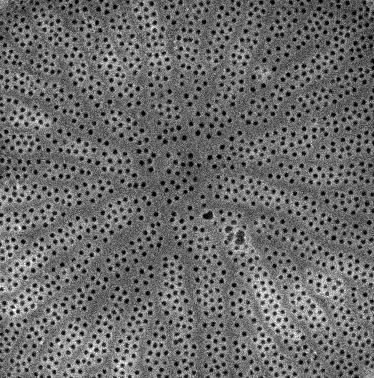
#> input picture work/CNMS/testing thresholds, blurs/cropped_Wild013.tif, 374 x 378 px
$ jupyter execute --allow-errors 'thresholding experimentation pt 1 million.ipynb'
#> lines starting #> are read from the running program, lines starting #| are printed output that depends on the picture; after the words box and inside, x2 and y2 are one past the last pixel; in counts of white or black regions, pixels touching at a corner belong together
[cell 1]
import matplotlib.pyplot as plt
import matplotlib.image as mpimg
from skimage import data
from skimage.filters import try_all_threshold

img=mpimg.imread('cropped_Wild013.tif')
#> img is the input picture: shape (378, 374, 4); mean R, G, B, A 106.6, 106.6, 106.6, 255
original_img = img[:,:,0]

[cell 2]
fig, ax = try_all_threshold(original_img, figsize=(10, 8), verbose=False)
plt.show()
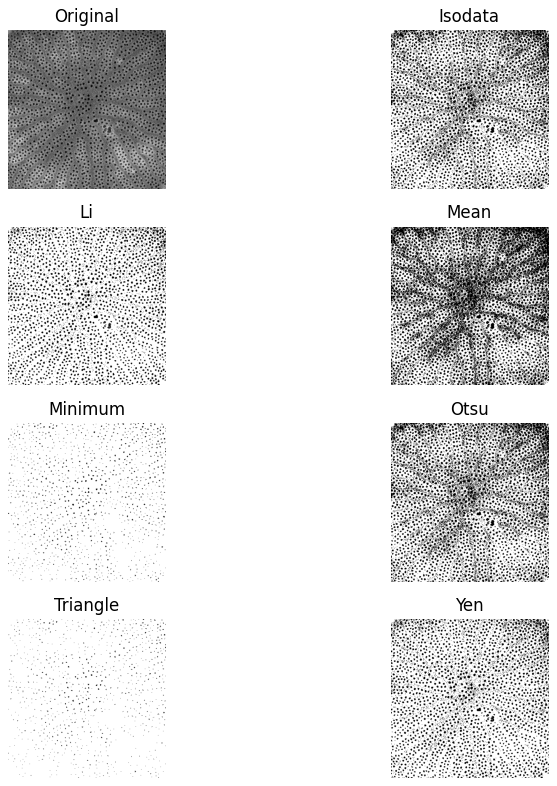
#> figure drawn by matplotlib, 8 panels
#mean seems to work pretty well on this one
#yen looks ok, but it looks better on others

[cell 3]
#change the block size or offset to make it work better?
#we tried both but it didn't seem to help


from skimage.filters import threshold_yen, threshold_local

global_thresh = threshold_yen(original_img)
#> global_thresh = 78
binary_global = original_img > global_thresh
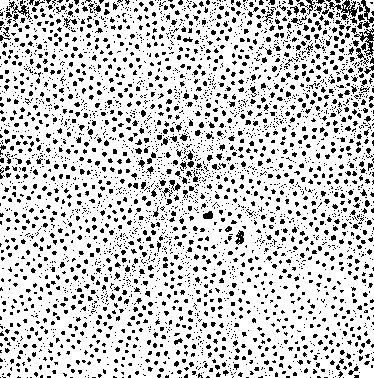
#> binary_global: shape (378, 374) bool; 80.2% white; black in thin lines or dots

block_size = 23
local_thresh = threshold_local(original_img, block_size, offset=10)
binary_local = original_img > local_thresh
#> binary_local: shape (378, 374) bool; 69.1% white; black in thin lines or dots

fig, axes = plt.subplots(nrows=3, figsize=(7, 8))
ax = axes.ravel()
plt.gray()

ax[0].imshow(original_img)
ax[0].set_title('Original')

ax[1].imshow(binary_global)
ax[1].set_title('Global thresholding (yen)')

ax[2].imshow(binary_local)
ax[2].set_title('Local thresholding')

for a in ax:
    a.axis('off')

plt.show()

[cell 4]
#so this does look better when you zoom out but there are way too many dots
#local also takes longer

from skimage.morphology import disk
from skimage.filters import threshold_otsu, rank
from skimage.util import img_as_ubyte
img = img_as_ubyte(original_img)

radius = 13
selem = disk(radius)

local_otsu = rank.otsu(img, selem)
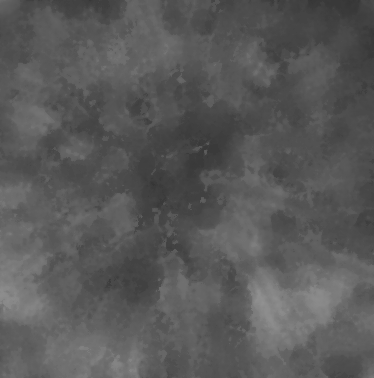
#> local_otsu: shape (378, 374); min 53, max 145, mean 89
threshold_global_otsu = threshold_otsu(img)
#> threshold_global_otsu = 95
global_otsu = img >= threshold_global_otsu
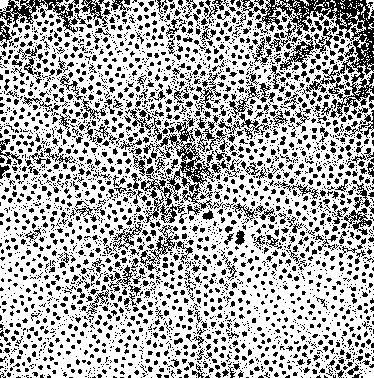
#> global_otsu: shape (378, 374) bool; 67.8% white; black in thin lines or dots

fig, axes = plt.subplots(2, 2, figsize=(8, 5), sharex=True, sharey=True)
ax = axes.ravel()
plt.tight_layout()

fig.colorbar(ax[0].imshow(img, cmap=plt.cm.gray),
             ax=ax[0], orientation='horizontal')
ax[0].set_title('Original')
ax[0].axis('off')

fig.colorbar(ax[1].imshow(local_otsu, cmap=plt.cm.gray),
             ax=ax[1], orientation='horizontal')
ax[1].set_title('Local Otsu (radius=%d)' % radius)
ax[1].axis('off')

ax[2].imshow(img >= local_otsu, cmap=plt.cm.gray)
ax[2].set_title('Original >= Local Otsu' % threshold_global_otsu)
ax[2].axis('off')

ax[3].imshow(global_otsu, cmap=plt.cm.gray)
ax[3].set_title('Global Otsu (threshold = %d)' % threshold_global_otsu)
ax[3].axis('off')

plt.show()
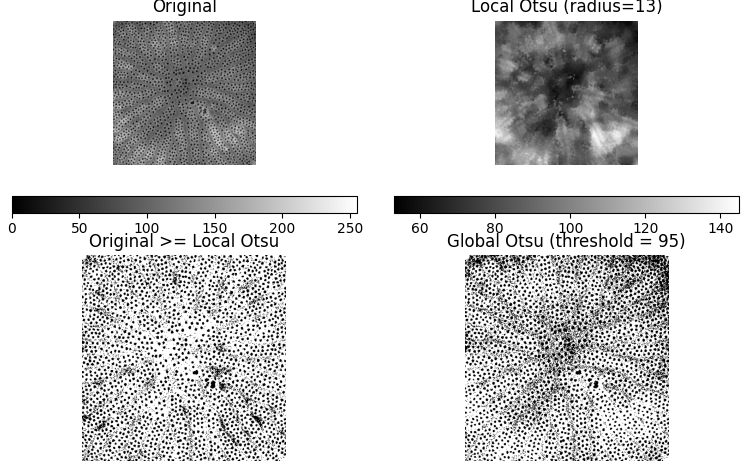
#> figure drawn by matplotlib, 6 panels

#> (a cell that did not finish here is left out)

[cell 6]
#from http://opencv-python-tutroals.readthedocs.io/en/latest/py_tutorials/py_imgproc/py_thresholding/py_thresholding.html
import cv2
import numpy as np
from matplotlib import pyplot as plt

#img = cv2.GaussianBlur(original_img,(15,15),0)
img = cv2.blur(original_img,(11, 11))
#> img: shape (378, 374)
#img = cv2.medianBlur(original_img,15)

ret,th1 = cv2.threshold(img,127,255,cv2.THRESH_BINARY)
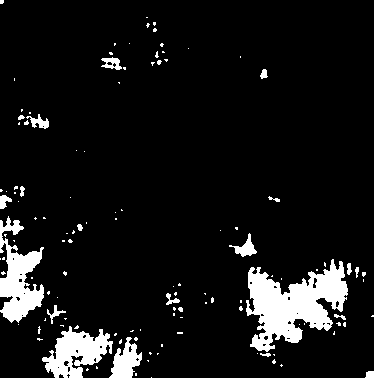
#> th1: shape (378, 374); 8.4% white; 121 white regions (100 under 20 px), largest, box (x1, y1, x2, y2) and area: (246, 259, 348, 352) 4960, (0, 216, 44, 323) 2383, (42, 326, 113, 378) 1966
th2 = cv2.adaptiveThreshold(img,255,cv2.ADAPTIVE_THRESH_MEAN_C,\
            cv2.THRESH_BINARY,31,5)
#> th2: shape (378, 374); 78% white; 1015 black regions (749 under 20 px), largest, box (x1, y1, x2, y2) and area: (230, 201, 301, 236) 695, (207, 150, 278, 182) 584, (8, 84, 57, 117) 535
th3 = cv2.adaptiveThreshold(img,255,cv2.ADAPTIVE_THRESH_GAUSSIAN_C,\
            cv2.THRESH_BINARY,31,5)
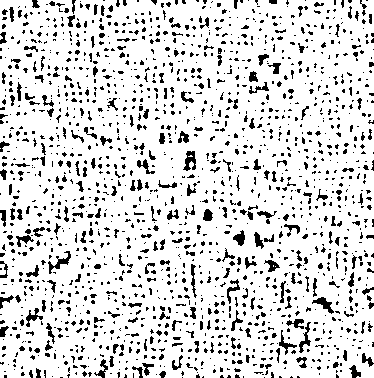
#> th3: shape (378, 374); 85.4% white; black in thin lines or dots

titles = ["Blurred Image", 'Global Thresholding (v = 127)',
            'Adaptive Mean Thresholding', 'Adaptive Gaussian Thresholding']
images = [img, th1, th2, th3]

for i in range(4):
    plt.subplot(2,2,i+1),plt.imshow(images[i],'gray')
    plt.title(titles[i])
    plt.xticks([]),plt.yticks([])
plt.show()

[cell 7]
#don't use this one

gblur = cv2.GaussianBlur(original_img,(17,17),0)
g_mthres = cv2.adaptiveThreshold(gblur,1,cv2.ADAPTIVE_THRESH_MEAN_C,\
            cv2.THRESH_BINARY,31,5)
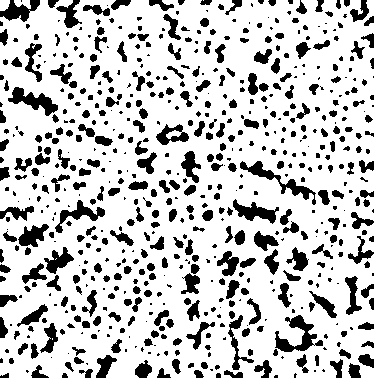
#> g_mthres: shape (378, 374); values 0 (black) and 1 (white), 78% white; 663 black regions (304 under 20 px), largest, box (x1, y1, x2, y2) and area: (275, 315, 323, 352) 700, (240, 161, 316, 205) 653, (8, 87, 58, 116) 595
#g_Gthres = cv2.adaptiveThreshold(gblur,1,cv2.ADAPTIVE_THRESH_GAUSSIAN_C,\
            #cv2.THRESH_BINARY,31,5)
thresholds = plt.subplot()
thresholds.imshow(g_mthres)
plt.show()

[cell 8]
#mthres seems to work better than gthres
ablur = cv2.blur(original_img,(18, 18))
a_mthres = cv2.adaptiveThreshold(ablur,1,cv2.ADAPTIVE_THRESH_MEAN_C,\
            cv2.THRESH_BINARY,31,4)
#> a_mthres: shape (378, 374); values 0 (black) and 1 (white), 85.1% white; 655 black regions (487 under 20 px), largest, box (x1, y1, x2, y2) and area: (221, 254, 246, 303) 668, (217, 203, 299, 232) 641, (178, 241, 204, 336) 616
#a_Gthres = cv2.adaptiveThreshold(ablur,1,cv2.ADAPTIVE_THRESH_GAUSSIAN_C,\
           # cv2.THRESH_BINARY,31,5)
thresholds = plt.subplot()
thresholds.imshow(a_mthres)
plt.show()

[cell 9]
#gets rid of more little dots in the middle of the purple
from skimage.morphology import closing, opening
openimg=opening(a_mthres)
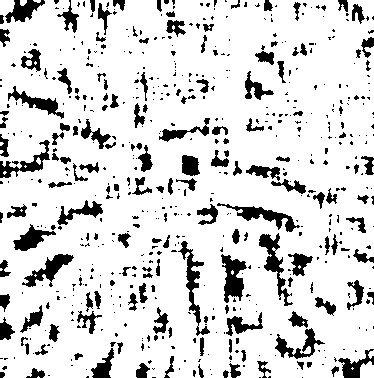
#> openimg: shape (378, 374); values 0 (black) and 1 (white), 84.6% white; 602 black regions (444 under 20 px), largest, box (x1, y1, x2, y2) and area: (221, 254, 247, 303) 700, (259, 233, 293, 306) 695, (178, 241, 210, 336) 685
image=plt.subplot()
image.imshow(openimg)

[cell 10]
from skimage.morphology import skeletonize
skeleton = skeletonize(openimg)
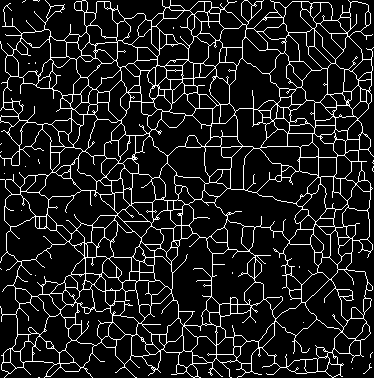
#> skeleton: shape (378, 374) bool; 11.1% white in thin lines or dots
ax = plt.subplot()
from matplotlib.colors import LinearSegmentedColormap
cdict2 = {'red':   ((0.0, 0.0, 0.0),
                   (0.1, 1.0, 1.0),
                   (1.0, 1.0, 1.0)),

         'green': ((0.0, 0.0, 0.0),
                   (1.0, 0.0, 0.0)),

        'blue':  ((0.0, 0.0, 0.0),
                   (1.0, 0.0, 0.0))
        }
red2 = LinearSegmentedColormap('Red2', cdict2)
ax.imshow(skeleton, cmap=red2, interpolation= 'bilinear')

[cell 11]
img=mpimg.imread('cropped_Wild013.tif')
imgplot = plt.imshow(img, alpha=0.9)
ax = plt.subplot()
ax.imshow(skeleton, cmap=red2, interpolation='sinc', alpha=.42)
plt.show()

$ run again, with work/CNMS/testing thresholds, blurs/cropped_Wild002.tif copied over work/CNMS/testing thresholds, blurs/cropped_Wild013.tif
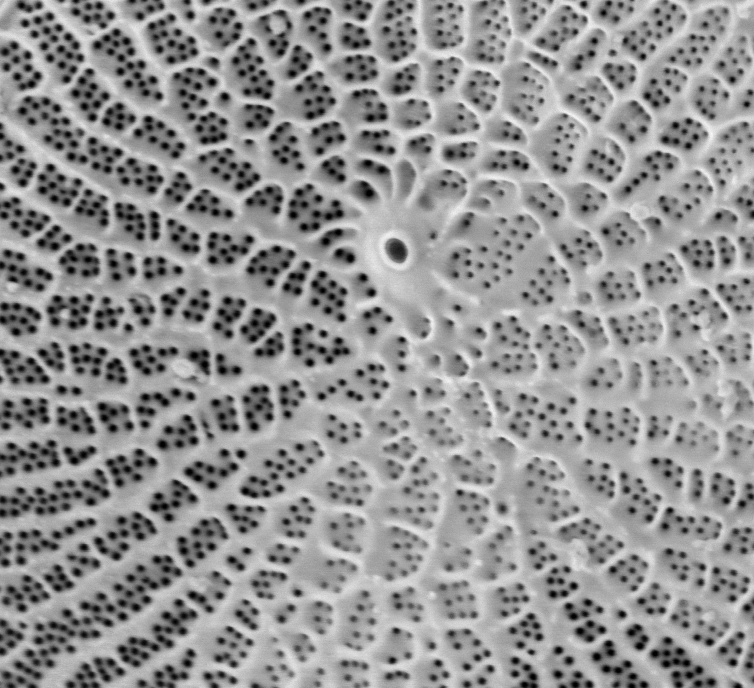
#> input picture work/CNMS/testing thresholds, blurs/cropped_Wild002.tif, 754 x 688 px
#> img is the input picture: shape (688, 754, 4); mean R, G, B, A 146.3, 146.3, 146.3, 255
#> global_thresh = 100
#> `binary_global = original_img > global_thresh`:
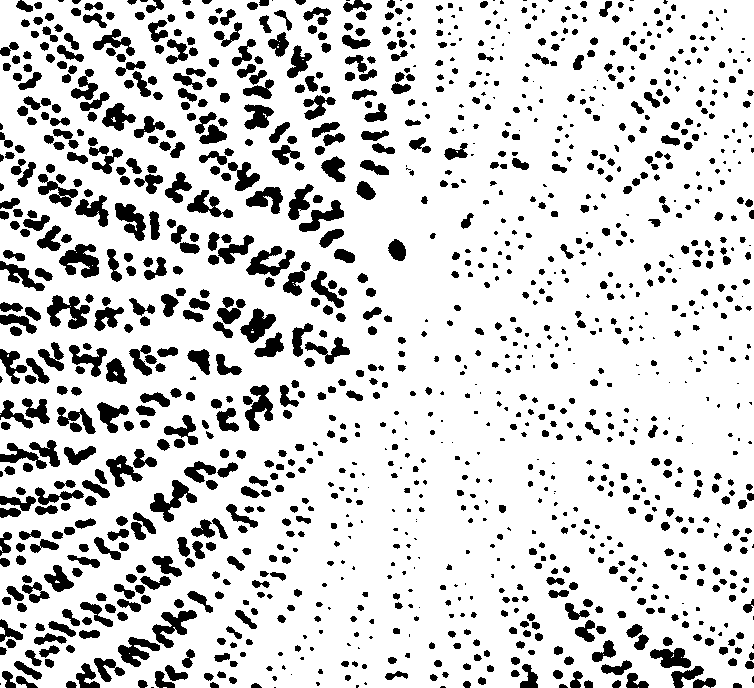
#> binary_global: shape (688, 754) bool; 82.6% white; 1277 black regions (339 under 20 px), largest, box (x1, y1, x2, y2) and area: (59, 244, 99, 278) 799, (47, 295, 90, 329) 780, (150, 480, 197, 522) 744
#> binary_local: shape (688, 754) bool; 79.8% white; 2639 black regions (930 under 20 px), largest, box (x1, y1, x2, y2) and area: (385, 238, 407, 263) 398, (399, 160, 416, 199) 287, (527, 51, 558, 69) 224
#> threshold_global_otsu = 125
#> global_otsu: shape (688, 754) bool; 73.2% white; 964 black regions (139 under 20 px), largest, box (x1, y1, x2, y2) and area: (13, 592, 129, 680) 2816, (0, 469, 111, 519) 2480, (117, 599, 198, 668) 1833
#> img: shape (688, 754)
#> th1: shape (688, 754); 72.1% white; 363 black regions (55 under 20 px), largest, box (x1, y1, x2, y2) and area: (0, 555, 182, 688) 6362, (16, 97, 163, 195) 4212, (0, 469, 110, 520) 2893
#> th2: shape (688, 754); 58.8% white; 349 black regions (19 under 20 px), largest, box (x1, y1, x2, y2) and area: (0, 554, 183, 688) 5191, (14, 97, 123, 176) 2805, (0, 469, 111, 519) 2609
#> th3: shape (688, 754); 66.6% white; 580 black regions (43 under 20 px), largest, box (x1, y1, x2, y2) and area: (91, 28, 164, 103) 1671, (239, 441, 325, 498) 1468, (112, 554, 183, 613) 1434
#> g_mthres: shape (688, 754); values 0 (black) and 1 (white), 59.8% white; 409 black regions (17 under 20 px), largest, box (x1, y1, x2, y2) and area: (34, 554, 183, 655) 3731, (0, 469, 111, 519) 2502, (172, 69, 228, 144) 2018
#> a_mthres: shape (688, 754); values 0 (black) and 1 (white), 61.3% white; 270 black regions (15 under 20 px), largest, box (x1, y1, x2, y2) and area: (0, 553, 178, 688) 5053, (13, 99, 162, 194) 3820, (0, 129, 111, 230) 2825
#> openimg: shape (688, 754); values 0 (black) and 1 (white), 61.2% white; 264 black regions (13 under 20 px), largest, box (x1, y1, x2, y2) and area: (0, 553, 178, 688) 5075, (13, 99, 162, 194) 3840, (0, 129, 111, 230) 2833
#> `skeleton = skeletonize(openimg)`:
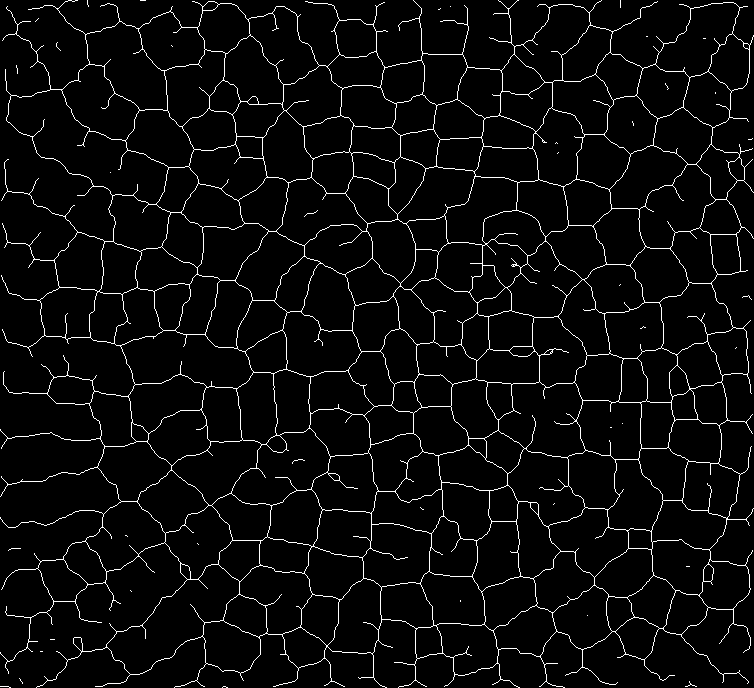
#> skeleton: shape (688, 754) bool; 4.3% white in thin lines or dots

$ run again, with work/CNMS/testing thresholds, blurs/cropped_Wild004.tif copied over work/CNMS/testing thresholds, blurs/cropped_Wild013.tif
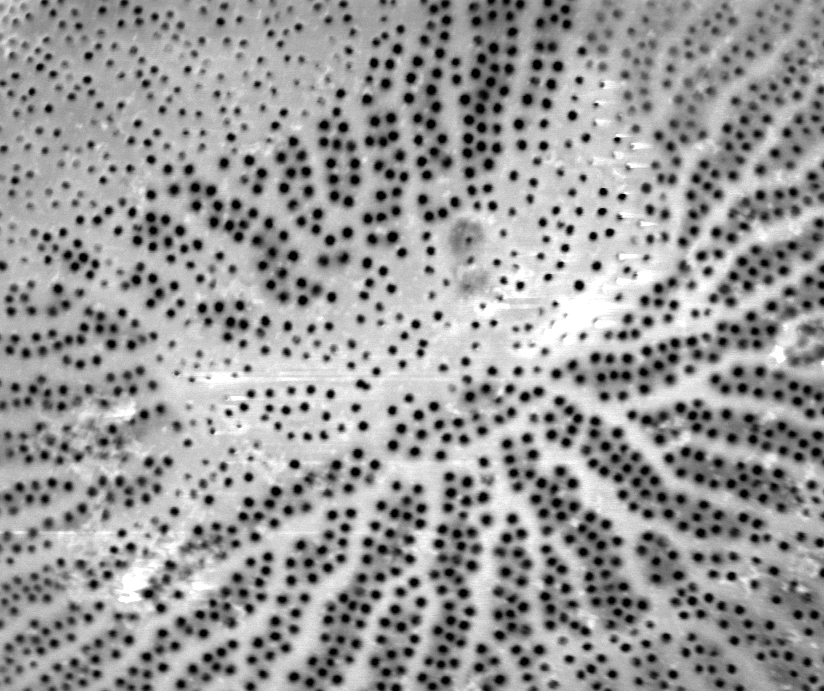
#> input picture work/CNMS/testing thresholds, blurs/cropped_Wild004.tif, 824 x 691 px
#> img is the input picture: shape (691, 824, 4); mean R, G, B, A 153.9, 153.9, 153.9, 255
#> global_thresh = 144
#> binary_global: shape (691, 824) bool; 65% white; 863 black regions (161 under 20 px), largest, box (x1, y1, x2, y2) and area: (457, 0, 530, 172) 6896, (580, 416, 767, 541) 6341, (626, 399, 824, 470) 5409
#> binary_local: shape (691, 824) bool; 80.5% white; 2593 black regions (1118 under 20 px), largest, box (x1, y1, x2, y2) and area: (784, 345, 824, 367) 354, (133, 576, 163, 600) 239, (641, 410, 670, 428) 232
#> threshold_global_otsu = 129
#> global_otsu: shape (691, 824) bool; 73.6% white; 1086 black regions (131 under 20 px), largest, box (x1, y1, x2, y2) and area: (675, 446, 804, 514) 3668, (563, 511, 650, 630) 3610, (458, 34, 519, 135) 3116
#> img: shape (691, 824)
#> th1: shape (691, 824); 71.9% white; 487 black regions (56 under 20 px), largest, box (x1, y1, x2, y2) and area: (458, 0, 529, 180) 6957, (582, 417, 771, 544) 6444, (671, 583, 824, 691) 5034
#> th2: shape (691, 824); 62.1% white; 596 black regions (17 under 20 px), largest, box (x1, y1, x2, y2) and area: (580, 414, 772, 546) 4759, (637, 310, 780, 397) 3699, (0, 600, 107, 687) 2312
#> th3: shape (691, 824); 69.3% white; 1034 black regions (21 under 20 px), largest, box (x1, y1, x2, y2) and area: (491, 586, 533, 643) 1118, (742, 412, 809, 453) 1028, (186, 638, 240, 684) 982
#> g_mthres: shape (691, 824); values 0 (black) and 1 (white), 64.6% white; 772 black regions (15 under 20 px), largest, box (x1, y1, x2, y2) and area: (637, 310, 780, 397) 3248, (0, 600, 107, 686) 2095, (428, 523, 483, 600) 1722
#> a_mthres: shape (691, 824); values 0 (black) and 1 (white), 56.7% white; 235 black regions (23 under 20 px), largest, box (x1, y1, x2, y2) and area: (500, 432, 652, 646) 10110, (416, 0, 542, 280) 8743, (537, 396, 769, 547) 7656
#> openimg: shape (691, 824); values 0 (black) and 1 (white), 56.6% white; 223 black regions (19 under 20 px), largest, box (x1, y1, x2, y2) and area: (500, 432, 652, 646) 10144, (416, 0, 542, 280) 8767, (537, 396, 769, 547) 7666
#> `skeleton = skeletonize(openimg)`:
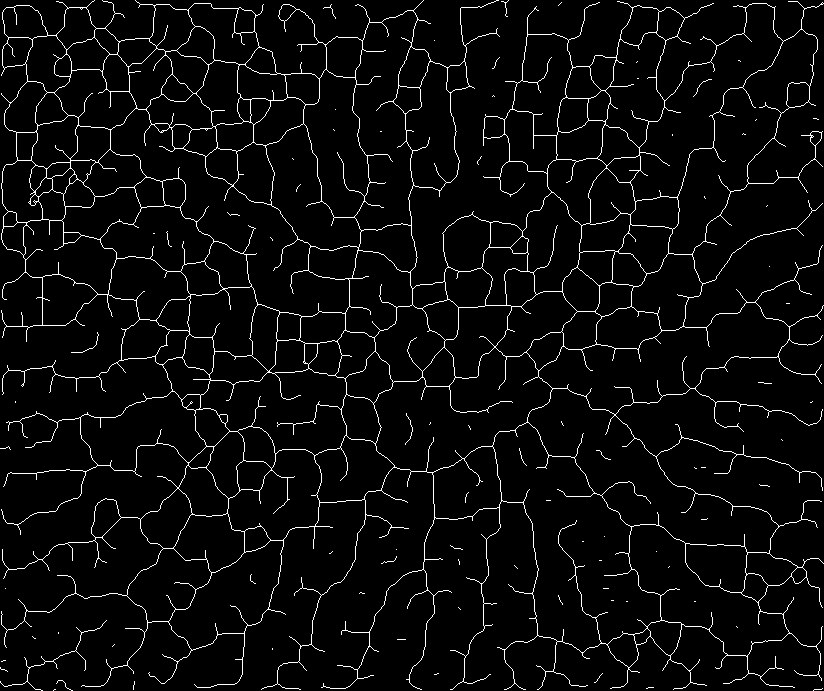
#> skeleton: shape (691, 824) bool; 4.3% white in thin lines or dots
